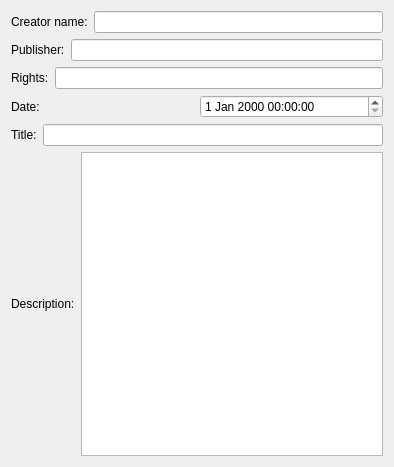
<ui version="4.0" >
 <class>DublinCore</class>
 <widget class="QWidget" name="DublinCore" >
  <property name="geometry" >
   <rect>
    <x>0</x>
    <y>0</y>
    <width>394</width>
    <height>467</height>
   </rect>
  </property>
  <property name="windowTitle" >
   <string>DublinCore</string>
  </property>
  <layout class="QVBoxLayout" >
   <item>
    <layout class="QHBoxLayout" >
     <item>
      <widget class="QLabel" name="label" >
       <property name="text" >
        <string>Creator name:</string>
       </property>
      </widget>
     </item>
     <item>
      <widget class="QLineEdit" name="editCreator" />
     </item>
    </layout>
   </item>
   <item>
    <layout class="QHBoxLayout" >
     <item>
      <widget class="QLabel" name="label_4" >
       <property name="text" >
        <string>Publisher:</string>
       </property>
      </widget>
     </item>
     <item>
      <widget class="QLineEdit" name="editPublisher" />
     </item>
    </layout>
   </item>
   <item>
    <layout class="QHBoxLayout" >
     <item>
      <widget class="QLabel" name="label_5" >
       <property name="text" >
        <string>Rights:</string>
       </property>
      </widget>
     </item>
     <item>
      <widget class="QLineEdit" name="editRights" />
     </item>
    </layout>
   </item>
   <item>
    <layout class="QHBoxLayout" >
     <item>
      <widget class="QLabel" name="label_2" >
       <property name="text" >
        <string>Date:</string>
       </property>
      </widget>
     </item>
     <item>
      <widget class="QDateTimeEdit" name="editDate" />
     </item>
    </layout>
   </item>
   <item>
    <layout class="QHBoxLayout" >
     <item>
      <widget class="QLabel" name="label_7" >
       <property name="text" >
        <string>Title:</string>
       </property>
      </widget>
     </item>
     <item>
      <widget class="QLineEdit" name="editTitle" />
     </item>
    </layout>
   </item>
   <item>
    <layout class="QHBoxLayout" >
     <item>
      <widget class="QLabel" name="label_3" >
       <property name="text" >
        <string>Description:</string>
       </property>
      </widget>
     </item>
     <item>
      <widget class="QTextEdit" name="editDescription" />
     </item>
    </layout>
   </item>
  </layout>
 </widget>
 <resources/>
 <connections/>
</ui>
